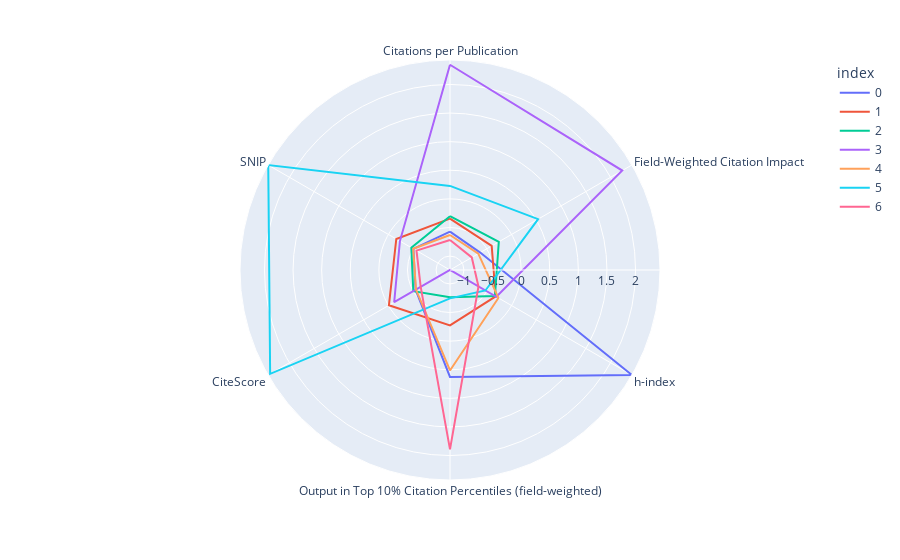

The notebook cell saved with this chart:
### Code cell
cen_std= cen_std.reset_index().melt(id_vars="index")
fig2 = px.line_polar(cen_std, r="value", theta="variable", color="index", line_close=True)
fig2.show()

### Figure 1 — Plotly figure (JSON) as saved in the notebook; plotly's stock layout.template omitted (floating-point values rounded to 4 significant figures)
{"data": [{"hovertemplate": "index=0<br>value=%{r}<br>variable=%{theta}<extra></extra>", "legendgroup": "0", "line": {"color": "#636efa", "dash": "solid"}, "marker": {"symbol": "circle"}, "mode": "lines", "name": "0", "r": [-0.5732, -0.6335, 2.428, 0.6259, -0.5488, -0.5041, -0.5732], "showlegend": true, "subplot": "polar", "theta": ["Citations per Publication", "Field-Weighted Citation Impact", "h-index", "Output in Top 10% Citation Percentiles (field-weighted)", "CiteScore", "SNIP", "Citations per Publication"], "type": "scatterpolar"}, {"hovertemplate": "index=1<br>value=%{r}<br>variable=%{theta}<extra></extra>", "legendgroup": "1", "line": {"color": "#EF553B", "dash": "solid"}, "marker": {"symbol": "circle"}, "mode": "lines", "name": "1", "r": [-0.3454, -0.4014, -0.3217, -0.2741, -0.0103, -0.1593, -0.3454], "showlegend": true, "subplot": "polar", "theta": ["Citations per Publication", "Field-Weighted Citation Impact", "h-index", "Output in Top 10% Citation Percentiles (field-weighted)", "CiteScore", "SNIP", "Citations per Publication"], "type": "scatterpolar"}, {"hovertemplate": "index=2<br>value=%{r}<br>variable=%{theta}<extra></extra>", "legendgroup": "2", "line": {"color": "#00cc96", "dash": "solid"}, "marker": {"symbol": "circle"}, "mode": "lines", "name": "2", "r": [-0.3029, -0.2582, -0.3359, -0.7661, -0.5024, -0.4624, -0.3029], "showlegend": true, "subplot": "polar", "theta": ["Citations per Publication", "Field-Weighted Citation Impact", "h-index", "Output in Top 10% Citation Percentiles (field-weighted)", "CiteScore", "SNIP", "Citations per Publication"], "type": "scatterpolar"}, {"hovertemplate": "index=3<br>value=%{r}<br>variable=%{theta}<extra></extra>", "legendgroup": "3", "line": {"color": "#ab63fa", "dash": "solid"}, "marker": {"symbol": "circle"}, "mode": "lines", "name": "3", "r": [2.344, 2.233, -0.3074, -1.243, -0.1165, -0.2322, 2.344], "showlegend": true, "subplot": "polar", "theta": ["Citations per Publication", "Field-Weighted Citation Impact", "h-index", "Output in Top 10% Citation Percentiles (field-weighted)", "CiteScore", "SNIP", "Citations per Publication"], "type": "scatterpolar"}, {"hovertemplate": "index=4<br>value=%{r}<br>variable=%{theta}<extra></extra>", "legendgroup": "4", "line": {"color": "#FFA15A", "dash": "solid"}, "marker": {"symbol": "circle"}, "mode": "lines", "name": "4", "r": [-0.6309, -0.6717, -0.2663, 0.5128, -0.5569, -0.5004, -0.6309], "showlegend": true, "subplot": "polar", "theta": ["Citations per Publication", "Field-Weighted Citation Impact", "h-index", "Output in Top 10% Citation Percentiles (field-weighted)", "CiteScore", "SNIP", "Citations per Publication"], "type": "scatterpolar"}, {"hovertemplate": "index=5<br>value=%{r}<br>variable=%{theta}<extra></extra>", "legendgroup": "5", "line": {"color": "#19d3f3", "dash": "solid"}, "marker": {"symbol": "circle"}, "mode": "lines", "name": "5", "r": [0.2268, 0.535, -0.5275, -0.7472, 2.387, 2.425, 0.2268], "showlegend": true, "subplot": "polar", "theta": ["Citations per Publication", "Field-Weighted Citation Impact", "h-index", "Output in Top 10% Citation Percentiles (field-weighted)", "CiteScore", "SNIP", "Citations per Publication"], "type": "scatterpolar"}, {"hovertemplate": "index=6<br>value=%{r}<br>variable=%{theta}<extra></extra>", "legendgroup": "6", "line": {"color": "#FF6692", "dash": "solid"}, "marker": {"symbol": "circle"}, "mode": "lines", "name": "6", "r": [-0.7186, -0.8036, -0.6686, 1.892, -0.652, -0.5668, -0.7186], "showlegend": true, "subplot": "polar", "theta": ["Citations per Publication", "Field-Weighted Citation Impact", "h-index", "Output in Top 10% Citation Percentiles (field-weighted)", "CiteScore", "SNIP", "Citations per Publication"], "type": "scatterpolar"}], "layout": {"legend": {"title": {"text": "index"}, "tracegroupgap": 0}, "margin": {"t": 60}, "polar": {"angularaxis": {"direction": "clockwise", "rotation": 90}, "domain": {"x": [0, 1], "y": [0, 1]}}}}
